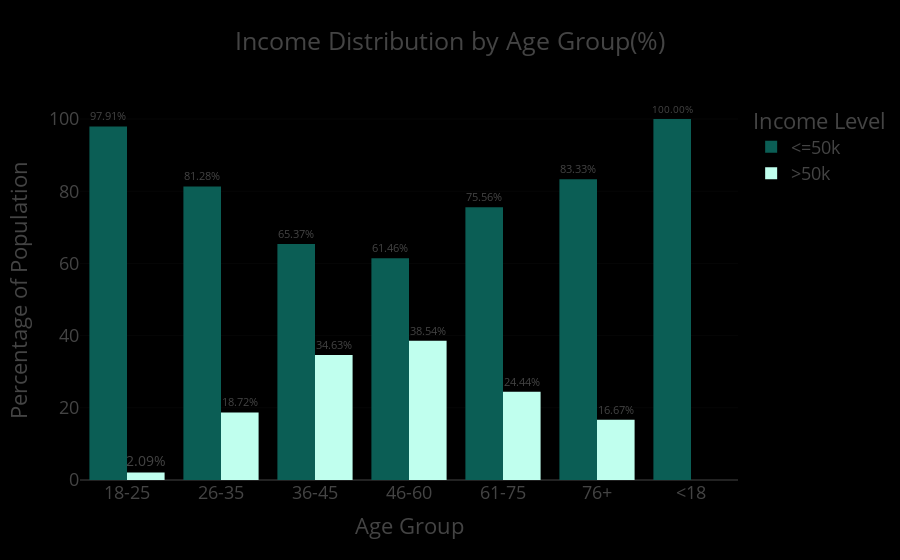

Here is the notebook cell this chart was saved with:
### Code cell
fig = px.bar(
    adult_df_income_age,
    x = 'age_group',
    y = 'percentage',
    color = 'income',
    title='Income Distribution by Age Group(%)',
    barmode='group',
    color_discrete_sequence=['#0b5e55', '#c0ffee'],
    text='percentage'
)
fig.update_traces(texttemplate = '%{text:.2f}%', textposition='outside')
fig.update_layout(template='presentation', legend_title=dict(text='Income Level'), xaxis_title='Age Group', yaxis_title='Percentage of Population', paper_bgcolor='rgb(0, 0, 0)', plot_bgcolor='rgb(0, 0, 0)')
fig.show()
fig.write_image(os.path.join(results_dir, 'income_distribution_by_agegroupbar.jpg'))
fig.write_image(os.path.join(results_dir, 'income_distribution_by_agegroupbar.png'))
fig.write_html(os.path.join(results_dir, 'income_distribution_by_agegroupbar.html'))

### Figure 1 — Plotly figure (JSON) as saved in the notebook; plotly's stock layout.template omitted (floating-point values rounded to 4 significant figures)
{"data": [{"alignmentgroup": "True", "hovertemplate": "income=<=50k<br>age_group=%{x}<br>percentage=%{text}<extra></extra>", "legendgroup": "<=50k", "marker": {"color": "#0b5e55", "pattern": {"shape": ""}}, "name": "<=50k", "offsetgroup": "<=50k", "orientation": "v", "showlegend": true, "text": [97.91, 81.28, 65.37, 61.46, 75.56, 83.33, 100.0], "textposition": "outside", "texttemplate": "%{text:.2f}%", "type": "bar", "x": ["18-25", "26-35", "36-45", "46-60", "61-75", "76+", "<18"], "xaxis": "x", "y": [97.91, 81.28, 65.37, 61.46, 75.56, 83.33, 100.0], "yaxis": "y"}, {"alignmentgroup": "True", "hovertemplate": "income=>50k<br>age_group=%{x}<br>percentage=%{text}<extra></extra>", "legendgroup": ">50k", "marker": {"color": "#c0ffee", "pattern": {"shape": ""}}, "name": ">50k", "offsetgroup": ">50k", "orientation": "v", "showlegend": true, "text": [2.093, 18.72, 34.63, 38.54, 24.44, 16.67], "textposition": "outside", "texttemplate": "%{text:.2f}%", "type": "bar", "x": ["18-25", "26-35", "36-45", "46-60", "61-75", "76+"], "xaxis": "x", "y": [2.093, 18.72, 34.63, 38.54, 24.44, 16.67], "yaxis": "y"}], "layout": {"autosize": true, "barmode": "group", "legend": {"title": {"text": "Income Level"}, "tracegroupgap": 0}, "paper_bgcolor": "rgb(0, 0, 0)", "plot_bgcolor": "rgb(0, 0, 0)", "title": {"text": "Income Distribution by Age Group(%)"}, "xaxis": {"anchor": "y", "autorange": true, "domain": [0, 1], "range": [-0.5, 6.5], "title": {"text": "Age Group"}, "type": "category"}, "yaxis": {"anchor": "x", "autorange": true, "domain": [0, 1], "range": [0, 105.3], "title": {"text": "Percentage of Population"}, "type": "linear"}}}
